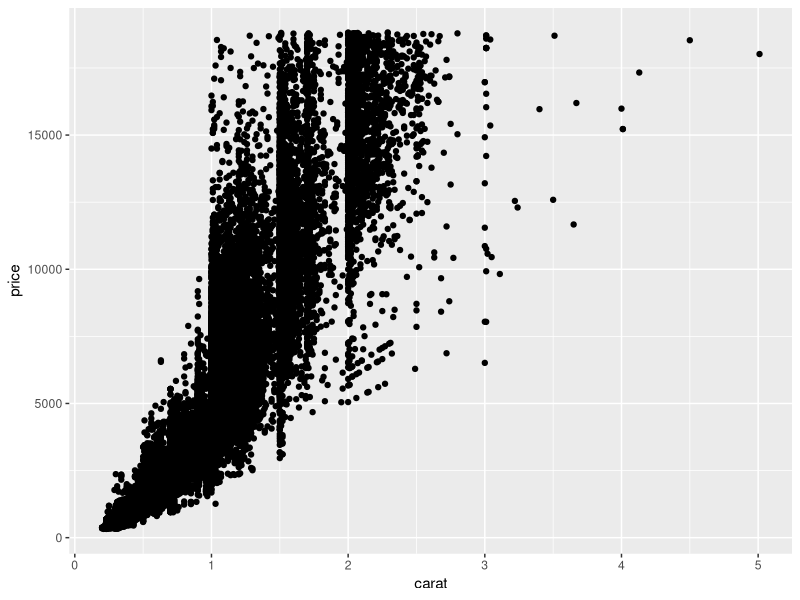
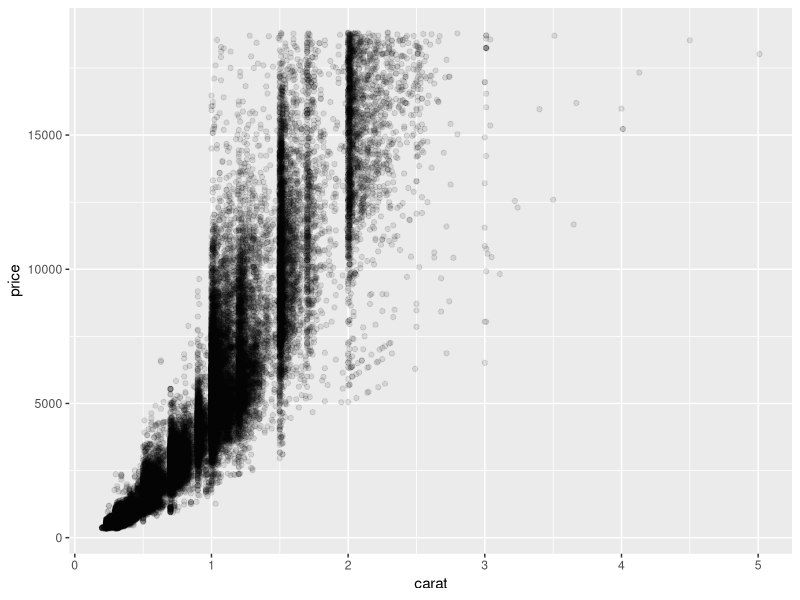
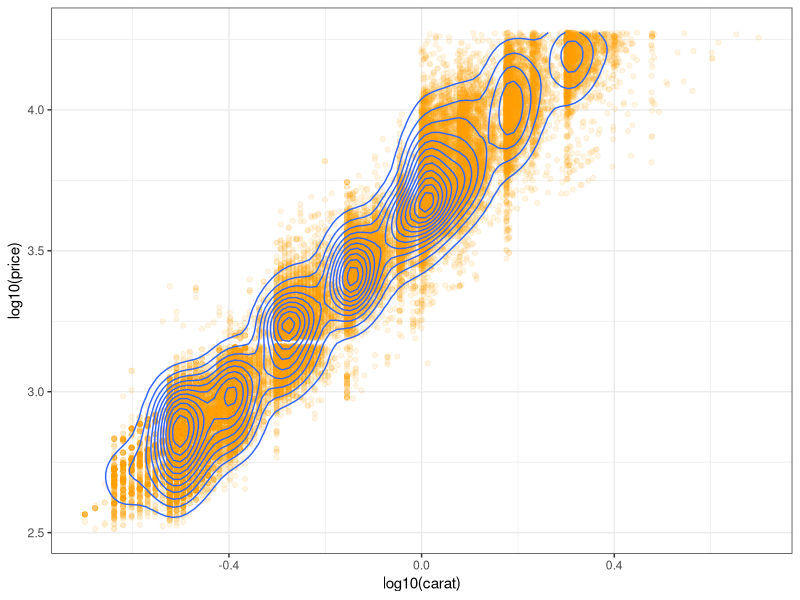
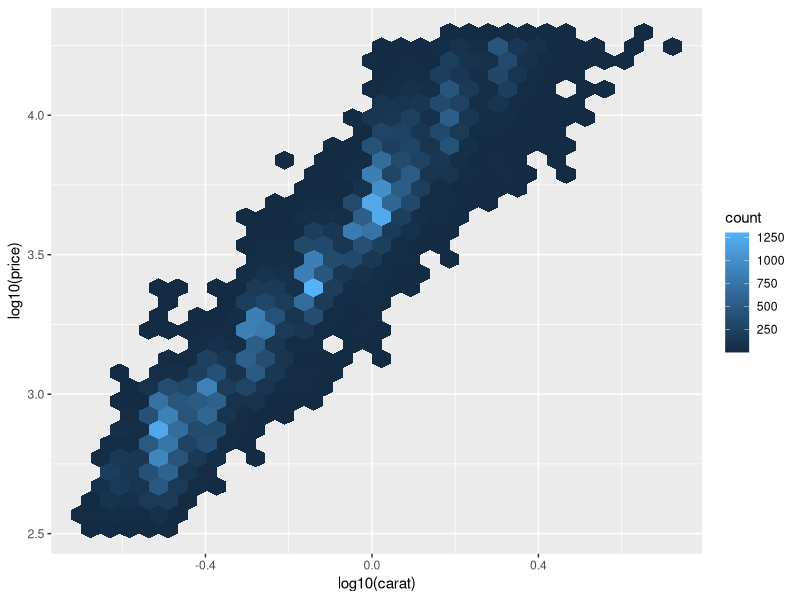
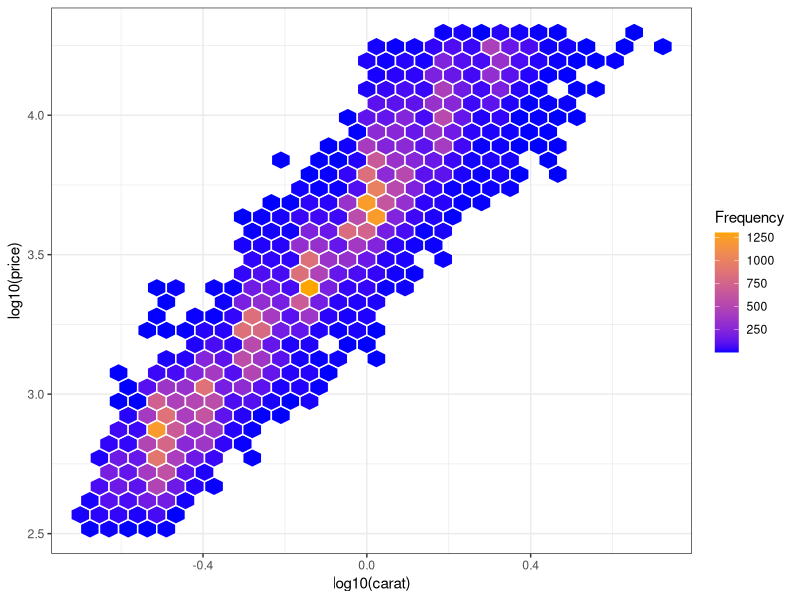
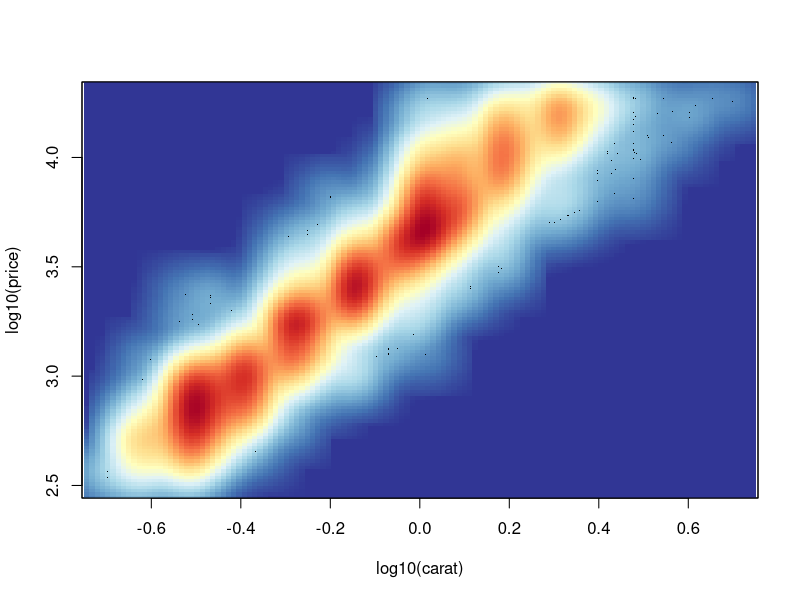

The R source for these figures, in order:
## ---- chunk 1
library(knitr)
knitr::opts_chunk$set(tidy=T, 
               fig.width=8,
               fig.height=5,
               fig.align='left',
               warning=FALSE,
               message=FALSE,
               echo=TRUE)
options(width = 120)
library(ggplot2)
attach(diamonds)
## ---- chunk 2
ggplot(diamonds,aes(x=carat,y=price)) + geom_point()
## ---- chunk 3
ggplot(diamonds,aes(x=carat,y=price)) + geom_point(alpha = 0.1)
## ---- chunk 4
ggplot(diamonds,aes(x=log10(carat),y=log10(price))) + 
  geom_point(alpha = 0.1, colour="orange") + 
  geom_density2d()+ theme_bw()
ggplot(diamonds,aes(x=log10(carat),y=log10(price))) + 
  stat_binhex()
ggplot(diamonds,aes(x=log10(carat),y=log10(price))) + 
  stat_binhex(colour="white", na.rm=TRUE) +
  scale_fill_gradientn(colours=c("blue","orange"), name = "Frequency", na.value=NA) + 
  theme_bw()
## ---- chunk 5

# create a color palette to use in smoothed scatterplot
library(RColorBrewer)
buylrd = c("#313695", "#4575B4", "#74ADD1", "#ABD9E9", "#E0F3F8", "#FFFFBF",
           "#FEE090", "#FDAE61", "#F46D43", "#D73027", "#A50026") 
myColRamp = colorRampPalette(c(buylrd))

# smoothed scatterplot
smoothScatter(x=log10(carat),y=log10(price),
              colramp=myColRamp)
## ---- chunk 6
sessionInfo()
